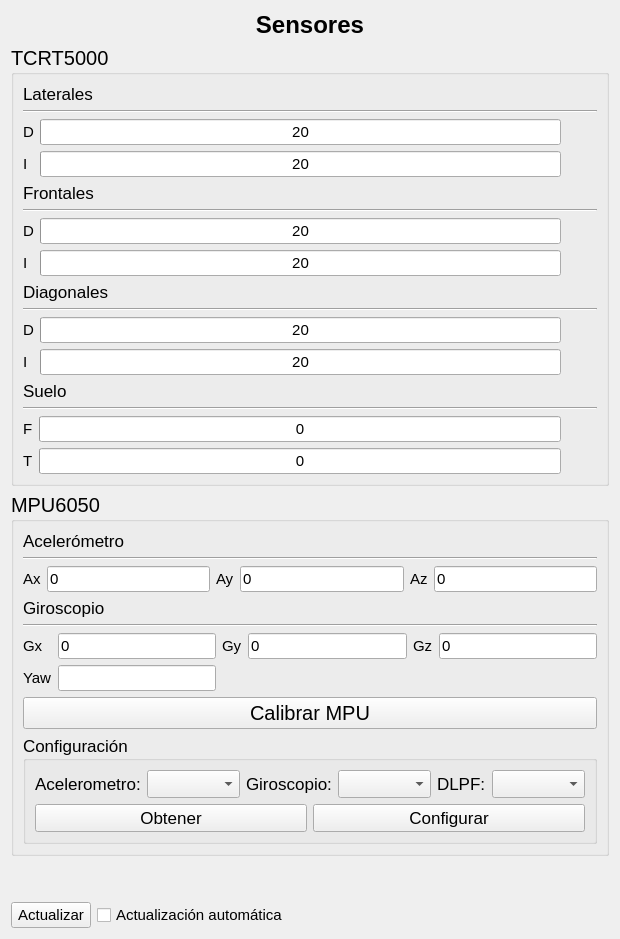
      <widget class="QWidget" name="pageSensors">
       <layout class="QVBoxLayout" name="verticalLayout_7">
        <item>
         <widget class="QLabel" name="titleSensors">
          <property name="font">
           <font>
            <pointsize>18</pointsize>
            <bold>true</bold>
           </font>
          </property>
          <property name="text">
           <string>Sensores</string>
          </property>
          <property name="alignment">
           <set>Qt::AlignmentFlag::AlignCenter</set>
          </property>
         </widget>
        </item>
        <item>
         <widget class="QGroupBox" name="groupIRSensors">
          <property name="font">
           <font>
            <pointsize>15</pointsize>
           </font>
          </property>
          <property name="title">
           <string>TCRT5000</string>
          </property>
          <layout class="QVBoxLayout" name="verticalLayout_8">
           <item>
            <layout class="QHBoxLayout" name="horizontalLayout_2">
             <item>
              <widget class="QLabel" name="labelDistanceSensors">
               <property name="font">
                <font>
                 <pointsize>13</pointsize>
                </font>
               </property>
               <property name="text">
                <string>Laterales</string>
               </property>
              </widget>
             </item>
            </layout>
           </item>
           <item>
            <widget class="Line" name="line_2">
             <property name="orientation">
              <enum>Qt::Orientation::Horizontal</enum>
             </property>
            </widget>
           </item>
           <item>
            <layout class="QGridLayout" name="layoutDistanceSensors">
             <item row="5" column="1">
              <widget class="QProgressBar" name="progBarIrLeftSide">
               <property name="font">
                <font>
                 <pointsize>11</pointsize>
                </font>
               </property>
               <property name="minimum">
                <number>20</number>
               </property>
               <property name="maximum">
                <number>150</number>
               </property>
               <property name="value">
                <number>20</number>
               </property>
               <property name="alignment">
                <set>Qt::AlignmentFlag::AlignCenter</set>
               </property>
               <property name="textVisible">
                <bool>true</bool>
               </property>
               <property name="format">
                <string>%v</string>
               </property>
              </widget>
             </item>
             <item row="5" column="0">
              <widget class="QLabel" name="labelIrLeftSide">
               <property name="font">
                <font>
                 <pointsize>11</pointsize>
                </font>
               </property>
               <property name="text">
                <string>I</string>
               </property>
              </widget>
             </item>
             <item row="0" column="0">
              <widget class="QLabel" name="labelIrRightSide">
               <property name="font">
                <font>
                 <pointsize>11</pointsize>
                </font>
               </property>
               <property name="text">
                <string>D</string>
               </property>
              </widget>
             </item>
             <item row="0" column="1">
              <widget class="QProgressBar" name="progBarIrRightSide">
               <property name="font">
                <font>
                 <pointsize>11</pointsize>
                </font>
               </property>
               <property name="minimum">
                <number>20</number>
               </property>
               <property name="maximum">
                <number>150</number>
               </property>
               <property name="value">
                <number>20</number>
               </property>
               <property name="alignment">
                <set>Qt::AlignmentFlag::AlignCenter</set>
               </property>
               <property name="textVisible">
                <bool>true</bool>
               </property>
               <property name="format">
                <string>%v</string>
               </property>
              </widget>
             </item>
             <item row="0" column="2">
              <widget class="QLabel" name="lblWallRightDetected">
               <property name="minimumSize">
                <size>
                 <width>30</width>
                 <height>0</height>
                </size>
               </property>
               <property name="text">
                <string/>
               </property>
              </widget>
             </item>
             <item row="5" column="2">
              <widget class="QLabel" name="lblWallLeftDetected">
               <property name="minimumSize">
                <size>
                 <width>30</width>
                 <height>0</height>
                </size>
               </property>
               <property name="text">
                <string/>
               </property>
              </widget>
             </item>
            </layout>
           </item>
           <item>
            <widget class="QLabel" name="label_10">
             <property name="font">
              <font>
               <pointsize>13</pointsize>
              </font>
             </property>
             <property name="text">
              <string>Frontales</string>
             </property>
            </widget>
           </item>
           <item>
            <widget class="Line" name="line_6">
             <property name="orientation">
              <enum>Qt::Orientation::Horizontal</enum>
             </property>
            </widget>
           </item>
           <item>
            <layout class="QGridLayout" name="gridLayout_2">
             <item row="0" column="1">
              <widget class="QProgressBar" name="progBarIrFrontRight">
               <property name="font">
                <font>
                 <pointsize>11</pointsize>
                </font>
               </property>
               <property name="minimum">
                <number>20</number>
               </property>
               <property name="maximum">
                <number>150</number>
               </property>
               <property name="value">
                <number>20</number>
               </property>
               <property name="alignment">
                <set>Qt::AlignmentFlag::AlignCenter</set>
               </property>
               <property name="textVisible">
                <bool>true</bool>
               </property>
               <property name="format">
                <string>%v</string>
               </property>
              </widget>
             </item>
             <item row="0" column="0">
              <widget class="QLabel" name="labelIrFrontRight">
               <property name="font">
                <font>
                 <pointsize>11</pointsize>
                </font>
               </property>
               <property name="text">
                <string>D</string>
               </property>
              </widget>
             </item>
             <item row="1" column="0">
              <widget class="QLabel" name="labelIrFrontLeft">
               <property name="font">
                <font>
                 <pointsize>11</pointsize>
                </font>
               </property>
               <property name="text">
                <string>I</string>
               </property>
              </widget>
             </item>
             <item row="1" column="1">
              <widget class="QProgressBar" name="progBarIrFrontLeft">
               <property name="font">
                <font>
                 <pointsize>11</pointsize>
                </font>
               </property>
               <property name="minimum">
                <number>20</number>
               </property>
               <property name="maximum">
                <number>150</number>
               </property>
               <property name="value">
                <number>20</number>
               </property>
               <property name="alignment">
                <set>Qt::AlignmentFlag::AlignCenter</set>
               </property>
               <property name="textVisible">
                <bool>true</bool>
               </property>
               <property name="format">
                <string>%v</string>
               </property>
              </widget>
             </item>
             <item row="0" column="2">
              <widget class="QLabel" name="lblWallFrontDetected">
               <property name="minimumSize">
                <size>
                 <width>30</width>
                 <height>0</height>
                </size>
               </property>
               <property name="text">
                <string/>
               </property>
              </widget>
             </item>
            </layout>
           </item>
           <item>
            <widget class="QLabel" name="label_11">
             <property name="font">
              <font>
               <pointsize>13</pointsize>
              </font>
             </property>
             <property name="text">
              <string>Diagonales</string>
             </property>
            </widget>
           </item>
           <item>
            <widget class="Line" name="line_7">
             <property name="orientation">
              <enum>Qt::Orientation::Horizontal</enum>
             </property>
            </widget>
           </item>
           <item>
            <layout class="QGridLayout" name="gridLayout_3">
             <item row="1" column="1">
              <widget class="QProgressBar" name="progBarIrLeftDiag">
               <property name="font">
                <font>
                 <pointsize>11</pointsize>
                </font>
               </property>
               <property name="minimum">
                <number>20</number>
               </property>
               <property name="maximum">
                <number>150</number>
               </property>
               <property name="value">
                <number>20</number>
               </property>
               <property name="alignment">
                <set>Qt::AlignmentFlag::AlignCenter</set>
               </property>
               <property name="textVisible">
                <bool>true</bool>
               </property>
               <property name="format">
                <string>%v</string>
               </property>
              </widget>
             </item>
             <item row="1" column="0">
              <widget class="QLabel" name="labelIrLeftDiag">
               <property name="font">
                <font>
                 <pointsize>11</pointsize>
                </font>
               </property>
               <property name="text">
                <string>I</string>
               </property>
              </widget>
             </item>
             <item row="0" column="1">
              <widget class="QProgressBar" name="progBarIrRightDiag">
               <property name="font">
                <font>
                 <pointsize>11</pointsize>
                </font>
               </property>
               <property name="minimum">
                <number>20</number>
               </property>
               <property name="maximum">
                <number>150</number>
               </property>
               <property name="value">
                <number>20</number>
               </property>
               <property name="alignment">
                <set>Qt::AlignmentFlag::AlignCenter</set>
               </property>
               <property name="textVisible">
                <bool>true</bool>
               </property>
               <property name="format">
                <string>%v</string>
               </property>
              </widget>
             </item>
             <item row="0" column="0">
              <widget class="QLabel" name="labelIrRightDiag">
               <property name="font">
                <font>
                 <pointsize>11</pointsize>
                </font>
               </property>
               <property name="text">
                <string>D</string>
               </property>
              </widget>
             </item>
             <item row="0" column="2">
              <widget class="QLabel" name="lblWallDiagRightDetected">
               <property name="minimumSize">
                <size>
                 <width>30</width>
                 <height>0</height>
                </size>
               </property>
               <property name="text">
                <string/>
               </property>
              </widget>
             </item>
             <item row="1" column="2">
              <widget class="QLabel" name="lblWallDiagLeftDetected">
               <property name="minimumSize">
                <size>
                 <width>30</width>
                 <height>0</height>
                </size>
               </property>
               <property name="text">
                <string/>
               </property>
              </widget>
             </item>
            </layout>
           </item>
           <item>
            <widget class="QLabel" name="label_9">
             <property name="font">
              <font>
               <pointsize>13</pointsize>
              </font>
             </property>
             <property name="text">
              <string>Suelo</string>
             </property>
            </widget>
           </item>
           <item>
            <widget class="Line" name="line_3">
             <property name="orientation">
              <enum>Qt::Orientation::Horizontal</enum>
             </property>
            </widget>
           </item>
           <item>
            <layout class="QGridLayout" name="layoutGroundSensors">
             <item row="0" column="1">
              <widget class="QProgressBar" name="progBarIrGroundFront">
               <property name="font">
                <font>
                 <pointsize>11</pointsize>
                </font>
               </property>
               <property name="minimum">
                <number>0</number>
               </property>
               <property name="maximum">
                <number>4095</number>
               </property>
               <property name="value">
                <number>0</number>
               </property>
               <property name="alignment">
                <set>Qt::AlignmentFlag::AlignCenter</set>
               </property>
               <property name="format">
                <string>%v</string>
               </property>
              </widget>
             </item>
             <item row="0" column="0">
              <widget class="QLabel" name="labelIrGroundFront">
               <property name="font">
                <font>
                 <pointsize>11</pointsize>
                </font>
               </property>
               <property name="text">
                <string>F</string>
               </property>
               <property name="margin">
                <number>0</number>
               </property>
              </widget>
             </item>
             <item row="3" column="1">
              <widget class="QProgressBar" name="progBarIrGroundRear">
               <property name="font">
                <font>
                 <pointsize>11</pointsize>
                </font>
               </property>
               <property name="minimum">
                <number>0</number>
               </property>
               <property name="maximum">
                <number>4095</number>
               </property>
               <property name="value">
                <number>0</number>
               </property>
               <property name="alignment">
                <set>Qt::AlignmentFlag::AlignCenter</set>
               </property>
               <property name="format">
                <string>%v</string>
               </property>
              </widget>
             </item>
             <item row="3" column="0">
              <widget class="QLabel" name="labelIrGroundRear">
               <property name="font">
                <font>
                 <pointsize>11</pointsize>
                </font>
               </property>
               <property name="lineWidth">
                <number>1</number>
               </property>
               <property name="text">
                <string>T</string>
               </property>
               <property name="margin">
                <number>0</number>
               </property>
               <property name="indent">
                <number>-1</number>
               </property>
              </widget>
             </item>
             <item row="0" column="2">
              <widget class="QLabel" name="lblFloorFrontDetected">
               <property name="minimumSize">
                <size>
                 <width>30</width>
                 <height>0</height>
                </size>
               </property>
               <property name="text">
                <string/>
               </property>
              </widget>
             </item>
             <item row="3" column="2">
              <widget class="QLabel" name="lblFloorRearDetected">
               <property name="minimumSize">
                <size>
                 <width>30</width>
                 <height>0</height>
                </size>
               </property>
               <property name="text">
                <string/>
               </property>
              </widget>
             </item>
            </layout>
           </item>
          </layout>
         </widget>
        </item>
        <item>
         <widget class="QGroupBox" name="groupMPU6050">
          <property name="font">
           <font>
            <pointsize>15</pointsize>
           </font>
          </property>
          <property name="title">
           <string>MPU6050</string>
          </property>
          <layout class="QVBoxLayout" name="verticalLayout_9">
           <item>
            <layout class="QHBoxLayout" name="horizontalLayout_9">
             <item>
              <widget class="QLabel" name="label_7">
               <property name="font">
                <font>
                 <pointsize>13</pointsize>
                </font>
               </property>
               <property name="text">
                <string>Acelerómetro</string>
               </property>
              </widget>
             </item>
            </layout>
           </item>
           <item>
            <widget class="Line" name="line_4">
             <property name="orientation">
              <enum>Qt::Orientation::Horizontal</enum>
             </property>
            </widget>
           </item>
           <item>
            <layout class="QGridLayout" name="gridLayout_11">
             <item row="0" column="0">
              <widget class="QLabel" name="label">
               <property name="font">
                <font>
                 <pointsize>11</pointsize>
                </font>
               </property>
               <property name="text">
                <string>Ax</string>
               </property>
              </widget>
             </item>
             <item row="0" column="1">
              <widget class="QLineEdit" name="accelXLineEdit">
               <property name="font">
                <font>
                 <pointsize>11</pointsize>
                </font>
               </property>
               <property name="text">
                <string>0</string>
               </property>
               <property name="readOnly">
                <bool>true</bool>
               </property>
              </widget>
             </item>
             <item row="0" column="2">
              <widget class="QLabel" name="label_2">
               <property name="font">
                <font>
                 <pointsize>11</pointsize>
                </font>
               </property>
               <property name="text">
                <string>Ay</string>
               </property>
              </widget>
             </item>
             <item row="0" column="3">
              <widget class="QLineEdit" name="accelYLineEdit">
               <property name="font">
                <font>
                 <pointsize>11</pointsize>
                </font>
               </property>
               <property name="text">
                <string>0</string>
               </property>
               <property name="readOnly">
                <bool>true</bool>
               </property>
              </widget>
             </item>
             <item row="0" column="4">
              <widget class="QLabel" name="label_3">
               <property name="font">
                <font>
                 <pointsize>11</pointsize>
                </font>
               </property>
               <property name="text">
                <string>Az</string>
               </property>
              </widget>
             </item>
             <item row="0" column="5">
              <widget class="QLineEdit" name="accelZLineEdit">
               <property name="font">
                <font>
                 <pointsize>11</pointsize>
                </font>
               </property>
               <property name="text">
                <string>0</string>
               </property>
               <property name="readOnly">
                <bool>true</bool>
               </property>
              </widget>
             </item>
            </layout>
           </item>
           <item>
            <widget class="QLabel" name="label_8">
             <property name="font">
              <font>
               <pointsize>13</pointsize>
              </font>
             </property>
             <property name="text">
              <string>Giroscopio</string>
             </property>
            </widget>
           </item>
           <item>
            <widget class="Line" name="line_5">
             <property name="orientation">
              <enum>Qt::Orientation::Horizontal</enum>
             </property>
            </widget>
           </item>
           <item>
            <layout class="QGridLayout" name="gridLayout_10">
             <item row="0" column="2">
              <widget class="QLineEdit" name="gyroXLineEdit">
               <property name="font">
                <font>
                 <pointsize>11</pointsize>
                </font>
               </property>
               <property name="text">
                <string>0</string>
               </property>
               <property name="readOnly">
                <bool>true</bool>
               </property>
              </widget>
             </item>
             <item row="0" column="5">
              <widget class="QLabel" name="label_6">
               <property name="font">
                <font>
                 <pointsize>11</pointsize>
                </font>
               </property>
               <property name="text">
                <string>Gz</string>
               </property>
              </widget>
             </item>
             <item row="0" column="0">
              <widget class="QLabel" name="label_4">
               <property name="font">
                <font>
                 <pointsize>11</pointsize>
                </font>
               </property>
               <property name="text">
                <string>Gx</string>
               </property>
              </widget>
             </item>
             <item row="0" column="4">
              <widget class="QLineEdit" name="gyroYLineEdit">
               <property name="font">
                <font>
                 <pointsize>11</pointsize>
                </font>
               </property>
               <property name="text">
                <string>0</string>
               </property>
               <property name="readOnly">
                <bool>true</bool>
               </property>
              </widget>
             </item>
             <item row="0" column="6">
              <widget class="QLineEdit" name="gyroZLineEdit">
               <property name="font">
                <font>
                 <pointsize>11</pointsize>
                </font>
               </property>
               <property name="text">
                <string>0</string>
               </property>
               <property name="readOnly">
                <bool>true</bool>
               </property>
              </widget>
             </item>
             <item row="0" column="3">
              <widget class="QLabel" name="label_5">
               <property name="font">
                <font>
                 <pointsize>11</pointsize>
                </font>
               </property>
               <property name="text">
                <string>Gy</string>
               </property>
              </widget>
             </item>
             <item row="1" column="0">
              <widget class="QLabel" name="label_43">
               <property name="font">
                <font>
                 <pointsize>11</pointsize>
                </font>
               </property>
               <property name="text">
                <string>Yaw</string>
               </property>
              </widget>
             </item>
             <item row="1" column="2">
              <widget class="QLineEdit" name="editYaw">
               <property name="font">
                <font>
                 <pointsize>11</pointsize>
                </font>
               </property>
              </widget>
             </item>
            </layout>
           </item>
           <item>
            <widget class="QPushButton" name="btnCalibrateMPU">
             <property name="text">
              <string>Calibrar MPU</string>
             </property>
            </widget>
           </item>
           <item>
            <widget class="QGroupBox" name="groupBoxMpuConfig">
             <property name="font">
              <font>
               <pointsize>13</pointsize>
              </font>
             </property>
             <property name="title">
              <string>Configuración</string>
             </property>
             <layout class="QVBoxLayout" name="verticalLayout_19">
              <item>
               <layout class="QHBoxLayout" name="horizontalLayout_20">
                <item>
                 <widget class="QLabel" name="label_32">
                  <property name="sizePolicy">
                   <sizepolicy hsizetype="Fixed" vsizetype="Preferred">
                    <horstretch>0</horstretch>
                    <verstretch>0</verstretch>
                   </sizepolicy>
                  </property>
                  <property name="text">
                   <string>Acelerometro:</string>
                  </property>
                 </widget>
                </item>
                <item>
                 <widget class="QComboBox" name="comboAccelConfig"/>
                </item>
                <item>
                 <widget class="QLabel" name="label_33">
                  <property name="sizePolicy">
                   <sizepolicy hsizetype="Fixed" vsizetype="Preferred">
                    <horstretch>0</horstretch>
                    <verstretch>0</verstretch>
                   </sizepolicy>
                  </property>
                  <property name="text">
                   <string>Giroscopio:</string>
                  </property>
                 </widget>
                </item>
                <item>
                 <widget class="QComboBox" name="comboGyroConfig"/>
                </item>
                <item>
                 <widget class="QLabel" name="label_34">
                  <property name="sizePolicy">
                   <sizepolicy hsizetype="Fixed" vsizetype="Preferred">
                    <horstretch>0</horstretch>
                    <verstretch>0</verstretch>
                   </sizepolicy>
                  </property>
                  <property name="text">
                   <string>DLPF:</string>
                  </property>
                 </widget>
                </item>
                <item>
                 <widget class="QComboBox" name="comboDlpfConfig"/>
                </item>
               </layout>
              </item>
              <item>
               <layout class="QHBoxLayout" name="horizontalLayout_21">
                <item>
                 <widget class="QPushButton" name="btnGetMpuConfig">
                  <property name="text">
                   <string>Obtener</string>
                  </property>
                 </widget>
                </item>
                <item>
                 <widget class="QPushButton" name="btnSetMpuConfig">
                  <property name="text">
                   <string>Configurar</string>
                  </property>
                 </widget>
                </item>
               </layout>
              </item>
             </layout>
            </widget>
           </item>
          </layout>
         </widget>
        </item>
        <item>
         <spacer name="verticalSpacer_2">
          <property name="font">
           <font>
            <pointsize>11</pointsize>
           </font>
          </property>
          <property name="orientation">
           <enum>Qt::Orientation::Vertical</enum>
          </property>
          <property name="sizeHint" stdset="0">
           <size>
            <width>20</width>
            <height>40</height>
           </size>
          </property>
         </spacer>
        </item>
        <item>
         <layout class="QHBoxLayout" name="horizontalLayout_10">
          <item>
           <widget class="QPushButton" name="btnRefreshSensorsValues">
            <property name="font">
             <font>
              <pointsize>11</pointsize>
             </font>
            </property>
            <property name="text">
             <string>Actualizar</string>
            </property>
           </widget>
          </item>
          <item>
           <widget class="QCheckBox" name="chkBoxAutoRefreshSensorsValues">
            <property name="font">
             <font>
              <pointsize>11</pointsize>
             </font>
            </property>
            <property name="text">
             <string>Actualización automática</string>
            </property>
           </widget>
          </item>
          <item>
           <spacer name="horizontalSpacer_2">
            <property name="orientation">
             <enum>Qt::Orientation::Horizontal</enum>
            </property>
            <property name="sizeHint" stdset="0">
             <size>
              <width>40</width>
              <height>20</height>
             </size>
            </property>
           </spacer>
          </item>
         </layout>
        </item>
       </layout>
      </widget>
